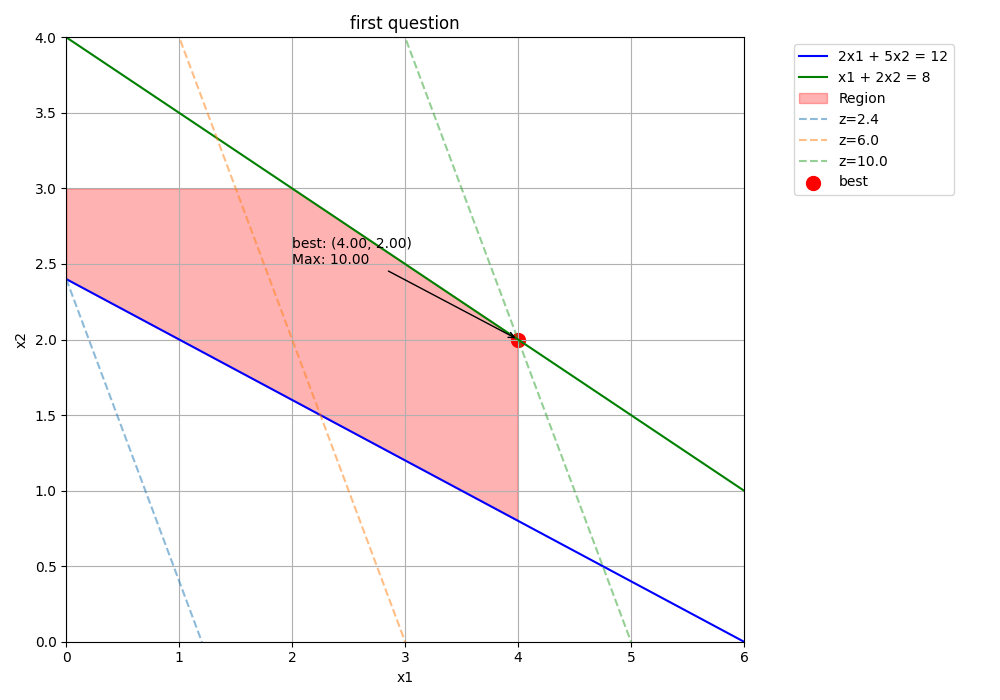

Reproduce this figure in Python.
import numpy as np
import matplotlib.pyplot as plt
from scipy.optimize import linprog

# 定义线性规划问题
c = np.array([-2, -1])  # 最大化问题转换为最小化问题
A = np.array([
    [-2, -5],  # 2x1 + 5x2 >= 12 → -2x1 -5x2 <= -12
    [1, 2],    # x1 + 2x2 <= 8
    [-1, 0],   # x1 >= 0 → -x1 <= 0
    [0, -1],   # x2 >= 0 → -x2 <= 0
    [1, 0],    # x1 <= 4
    [0, 1]     # x2 <= 3
])
b = np.array([-12, 8, 0, 0, 4, 3])

# 求解线性规划问题
res = linprog(c, A_ub=A, b_ub=b, bounds=[(0, 4), (0, 3)])

# 打印结果
print(f'最优值: {-res.fun:.2f}')
print(f'最优解: x1 = {res.x[0]:.2f}, x2 = {res.x[1]:.2f}')

# 绘制可行域
x1 = np.linspace(0, 6, 500)  # 横坐标扩展到6
x2_1 = (12 - 2*x1) / 5       # 2x1 + 5x2 = 12
x2_2 = (8 - x1) / 2           # x1 + 2x2 = 8
x2_3 = np.zeros_like(x1)      # x2 = 0
x2_4 = 3 * np.ones_like(x1)   # x2 = 3

plt.figure(figsize=(10, 7))  # 调整画布尺寸

# 绘制约束线
valid_mask = (x2_1 >= -1) & (x2_1 <= 6)
plt.plot(x1[valid_mask], x2_1[valid_mask], 'b-', label='2x1 + 5x2 = 12')
plt.plot(x1, x2_2, 'g-', label='x1 + 2x2 = 8')

# 填充红色可行域
fill_mask = (x1 >= 0) & (x1 <= 4)  # 原始x1范围
plt.fill_between(x1[fill_mask],
                 np.maximum(x2_3[fill_mask], x2_1[fill_mask]),
                 np.minimum(x2_4[fill_mask], x2_2[fill_mask]),
                 color='red', alpha=0.3, label='Region')

# 绘制多条目标函数等值线
for z in [2.4, 6, -res.fun]:
    x2_target = (z - 2*x1) / 1
    plt.plot(x1, x2_target, '--', alpha=0.5, label=f'z={z:.1f}')

# 标注最优解
plt.scatter(res.x[0], res.x[1], color='red', s=100, label='best')
plt.annotate(f'best: ({res.x[0]:.2f}, {res.x[1]:.2f})\nMax: {-res.fun:.2f}',
             xy=(res.x[0], res.x[1]),
             xytext=(res.x[0]-2, res.x[1]+0.5),
             arrowprops=dict(arrowstyle="->"))

# 设置图形属性
plt.xlim(0, 6)
plt.ylim(0, 4)
plt.xlabel('x1')
plt.ylabel('x2')
plt.title('first question')
plt.legend(loc='upper right', bbox_to_anchor=(1.32, 1))  # 微调图例位置
plt.grid(True)

plt.tight_layout()
plt.show()
